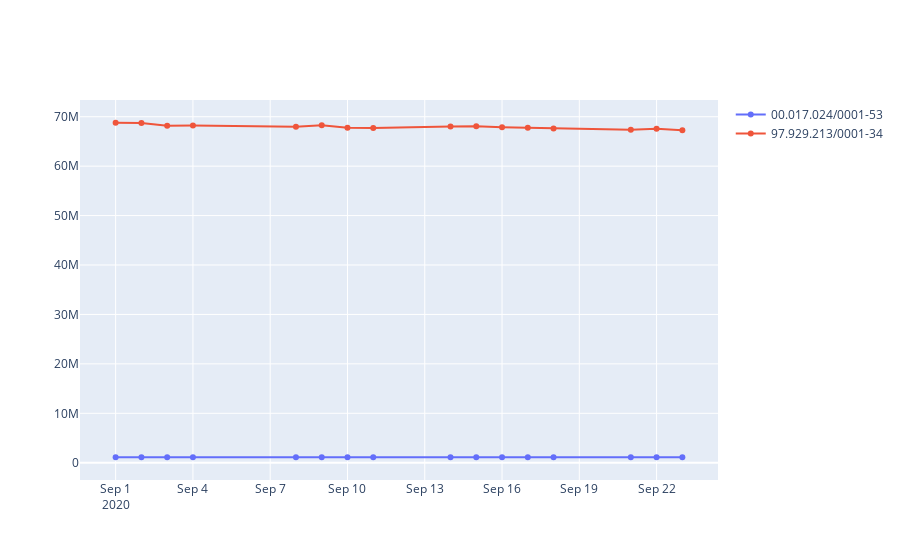

The notebook cell this image was saved under:
### Code cell
fig = go.Figure()

fig.add_trace(go.Scatter(x = df.query('CNPJ_FUNDO == "00.017.024/0001-53"')['DT_COMPTC'],
                    y= df.query('CNPJ_FUNDO == "00.017.024/0001-53"')['VL_PATRIM_LIQ'],
                    mode='lines+markers',
                    name='00.017.024/0001-53'))

fig.add_trace(go.Scatter(x=df.query('CNPJ_FUNDO == "97.929.213/0001-34"')['DT_COMPTC'], 
                         y=df.query('CNPJ_FUNDO == "97.929.213/0001-34"')['VL_PATRIM_LIQ'],
                    mode='lines+markers',
                    name='97.929.213/0001-34'))

fig.show()

### Figure 1 — Plotly figure (JSON) as saved in the notebook; plotly's stock layout.template omitted (floating-point values rounded to 4 significant figures)
{"data": [{"mode": "lines+markers", "name": "00.017.024/0001-53", "type": "scatter", "x": ["2020-09-01", "2020-09-02", "2020-09-03", "2020-09-04", "2020-09-08", "2020-09-09", "2020-09-10", "2020-09-11", "2020-09-14", "2020-09-15", "2020-09-16", "2020-09-17", "2020-09-18", "2020-09-21", "2020-09-22", "2020-09-23"], "y": [1110000.0, 1110000.0, 1110000.0, 1111000.0, 1111000.0, 1108000.0, 1108000.0, 1108000.0, 1108000.0, 1108000.0, 1107000.0, 1107000.0, 1107000.0, 1107000.0, 1107000.0, 1107000.0]}, {"mode": "lines+markers", "name": "97.929.213/0001-34", "type": "scatter", "x": ["2020-09-01", "2020-09-02", "2020-09-03", "2020-09-04", "2020-09-08", "2020-09-09", "2020-09-10", "2020-09-11", "2020-09-14", "2020-09-15", "2020-09-16", "2020-09-17", "2020-09-18", "2020-09-21", "2020-09-22", "2020-09-23"], "y": [68780000.0, 68750000.0, 68180000.0, 68220000.0, 67950000.0, 68250000.0, 67760000.0, 67720000.0, 68010000.0, 68050000.0, 67870000.0, 67779602, 67620000.0, 67350000.0, 67580000.0, 67260000.0]}], "layout": {}}
